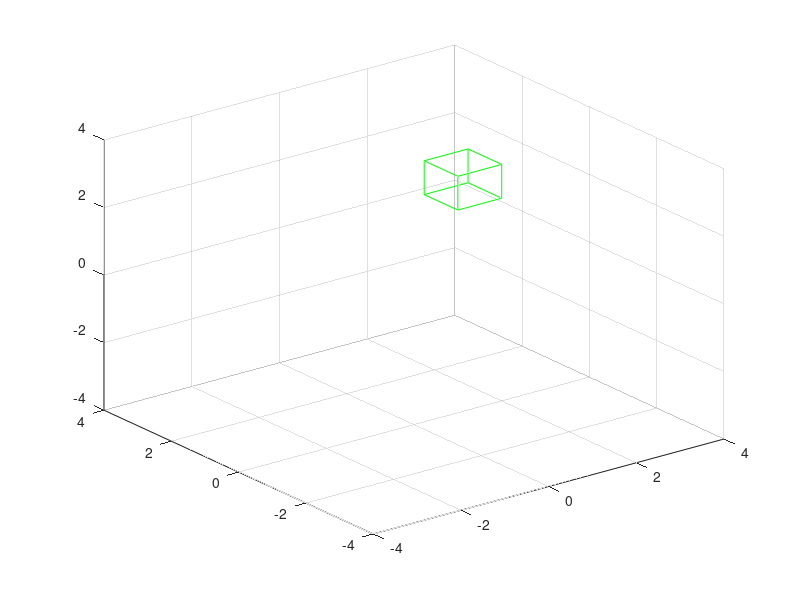

Here is the MATLAB script that generated this plot: (Note: this script raises an error after producing the figure.)

clc
clear all

E1 = [1;0;2];
E2 = [2;0;2];
E3 = [2;0;3];
E4 = [1;0;3];
E5 = [1;1;2];
E6 = [2;1;2];
E7 = [2;1;3];
E8 = [1;1;3];


clf;
% Kanten Urbildw?rfel zeichnen
% Frontseite
plot3([E1(1) E2(1)],[E1(2) E2(2)],[E1(3) E2(3)],'g');
hold on;
plot3([E2(1) E3(1)],[E2(2) E3(2)],[E2(3) E3(3)],'g');
plot3([E3(1) E4(1)],[E3(2) E4(2)],[E3(3) E4(3)],'g');
plot3([E4(1) E1(1)],[E4(2) E1(2)],[E4(3) E1(3)],'g');
%R?ckseite
plot3([E5(1) E6(1)],[E5(2) E6(2)],[E5(3) E6(3)],'g');
plot3([E6(1) E7(1)],[E6(2) E7(2)],[E6(3) E7(3)],'g');
plot3([E7(1) E8(1)],[E7(2) E8(2)],[E7(3) E8(3)],'g');
plot3([E8(1) E5(1)],[E8(2) E5(2)],[E8(3) E5(3)],'g');
% Kanten nach hinten
plot3([E5(1) E1(1)],[E5(2) E1(2)],[E5(3) E1(3)],'g');
plot3([E2(1) E6(1)],[E2(2) E6(2)],[E2(3) E6(3)],'g');
plot3([E3(1) E7(1)],[E3(2) E7(2)],[E3(3) E7(3)],'g');
plot3([E4(1) E8(1)],[E4(2) E8(2)],[E4(3) E8(3)],'g');

s = 'y';


ylim([-4 4]);
xlim([-4 4]);
zlim([-4 4]);
grid on
axis manual


while 1

    s = 's';
    m = 'm';
    prompt = 'Gerade/Achse? (g/a)';   
    m = input(prompt, 's')
    if(m=='a')
            prompt = 'Welche Achse?';
            s = input(prompt, 's')
    end
    
    if(m=='g')
        s = 's';
        prompt = 'Welche Gerade?';
        g = input(prompt);
        g = g';
        g = g/norm(g);
        plot(g)
        f1 = cross(g,[1;5;7])/norm(cross(g,[1;5;7]))
        f2 = cross(g,f1)
        Z = [f1,f2,g]
        
        ylim([-4 4]);
        xlim([-4 4]);
        zlim([-4 4]);
    end
    
    prompt = 'Wie viele Grad?';
    angle = input(prompt)
   
    for a = 0:((2*pi)/50):deg2rad(angle)

        alp = (2*pi)/50;
        if(m =='g')
            A = Z*[cos(alp) -sin(alp) 0; sin(alp) cos(alp) 0; 0 0 1]*inv(Z);
        end
        if(s == 'z')
            A = [cos(alp) -sin(alp) 0; sin(alp) cos(alp) 0; 0 0 1];
        end
        if(s == 'y')
            A = [cos(alp) 0 -sin(alp); 0 1 0; sin(alp) 0 cos(alp)];
        end
        if(s == 'x')
            A = [1 0 0; 0 cos(alp) -sin(alp); 0 sin(alp) cos(alp)];
        end
        
        E1 = A*E1;
        E2 = A*E2;
        E3 = A*E3;
        E4 = A*E4;
        E5 = A*E5;
        E6 = A*E6;
        E7 = A*E7;
        E8 = A*E8;

        % Kanten Urbildw?rfel zeichnen
        % Frontseite
        plot3([E1(1) E2(1)],[E1(2) E2(2)],[E1(3) E2(3)],'g');
        hold on;
        plot3([E2(1) E3(1)],[E2(2) E3(2)],[E2(3) E3(3)],'g');
        plot3([E3(1) E4(1)],[E3(2) E4(2)],[E3(3) E4(3)],'g');
        plot3([E4(1) E1(1)],[E4(2) E1(2)],[E4(3) E1(3)],'g');
        %R?ckseite
        plot3([E5(1) E6(1)],[E5(2) E6(2)],[E5(3) E6(3)],'g');
        plot3([E6(1) E7(1)],[E6(2) E7(2)],[E6(3) E7(3)],'g');
        plot3([E7(1) E8(1)],[E7(2) E8(2)],[E7(3) E8(3)],'g');
        plot3([E8(1) E5(1)],[E8(2) E5(2)],[E8(3) E5(3)],'g');
        % Kanten nach hinten
        plot3([E5(1) E1(1)],[E5(2) E1(2)],[E5(3) E1(3)],'g');
        plot3([E2(1) E6(1)],[E2(2) E6(2)],[E2(3) E6(3)],'g');
        plot3([E3(1) E7(1)],[E3(2) E7(2)],[E3(3) E7(3)],'g');
        plot3([E4(1) E8(1)],[E4(2) E8(2)],[E4(3) E8(3)],'g');
        
        if(m =='g')
            plot(g)
        end
        
        hold on
        grid on
        ylim([-4 4]);
        xlim([-4 4]);
        zlim([-4 4]);
        drawnow
    end 
end

